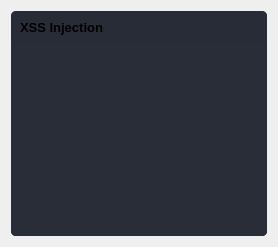
               <widget class="QWidget" name="page_2">
                <layout class="QHBoxLayout" name="horizontalLayout_23">
                 <item>
                  <widget class="QFrame" name="frame_div_content_10">
                   <property name="minimumSize">
                    <size>
                     <width>0</width>
                     <height>0</height>
                    </size>
                   </property>
                   <property name="maximumSize">
                    <size>
                     <width>16777215</width>
                     <height>16777215</height>
                    </size>
                   </property>
                   <property name="styleSheet">
                    <string notr="true">background-color: rgb(41, 45, 56);
border-radius: 5px;
</string>
                   </property>
                   <property name="frameShape">
                    <enum>QFrame::NoFrame</enum>
                   </property>
                   <property name="frameShadow">
                    <enum>QFrame::Raised</enum>
                   </property>
                   <layout class="QVBoxLayout" name="verticalLayout_26">
                    <property name="spacing">
                     <number>0</number>
                    </property>
                    <property name="leftMargin">
                     <number>0</number>
                    </property>
                    <property name="topMargin">
                     <number>0</number>
                    </property>
                    <property name="rightMargin">
                     <number>0</number>
                    </property>
                    <property name="bottomMargin">
                     <number>0</number>
                    </property>
                    <item>
                     <widget class="QFrame" name="frame_title_wid_10">
                      <property name="maximumSize">
                       <size>
                        <width>16777215</width>
                        <height>35</height>
                       </size>
                      </property>
                      <property name="styleSheet">
                       <string notr="true">background-color: rgb(39, 44, 54);</string>
                      </property>
                      <property name="frameShape">
                       <enum>QFrame::StyledPanel</enum>
                      </property>
                      <property name="frameShadow">
                       <enum>QFrame::Raised</enum>
                      </property>
                      <layout class="QVBoxLayout" name="verticalLayout_27">
                       <item>
                        <widget class="QLabel" name="labelBoxBlenderInstalation_10">
                         <property name="font">
                          <font>
                           <family>Segoe UI</family>
                           <pointsize>10</pointsize>
                           <weight>75</weight>
                           <bold>true</bold>
                          </font>
                         </property>
                         <property name="styleSheet">
                          <string notr="true"/>
                         </property>
                         <property name="text">
                          <string>XSS Injection</string>
                         </property>
                        </widget>
                       </item>
                      </layout>
                     </widget>
                    </item>
                    <item>
                     <widget class="QFrame" name="frame_content_wid_10">
                      <property name="frameShape">
                       <enum>QFrame::NoFrame</enum>
                      </property>
                      <property name="frameShadow">
                       <enum>QFrame::Raised</enum>
                      </property>
                      <layout class="QHBoxLayout" name="horizontalLayout_22">
                       <property name="leftMargin">
                        <number>0</number>
                       </property>
                       <property name="topMargin">
                        <number>0</number>
                       </property>
                       <property name="rightMargin">
                        <number>0</number>
                       </property>
                       <property name="bottomMargin">
                        <number>0</number>
                       </property>
                       <item>
                        <widget class="QPlainTextEdit" name="plainTextEdit_xss_injection_log">
                         <property name="readOnly">
                          <bool>true</bool>
                         </property>
                        </widget>
                       </item>
                      </layout>
                     </widget>
                    </item>
                   </layout>
                  </widget>
                 </item>
                </layout>
               </widget>
